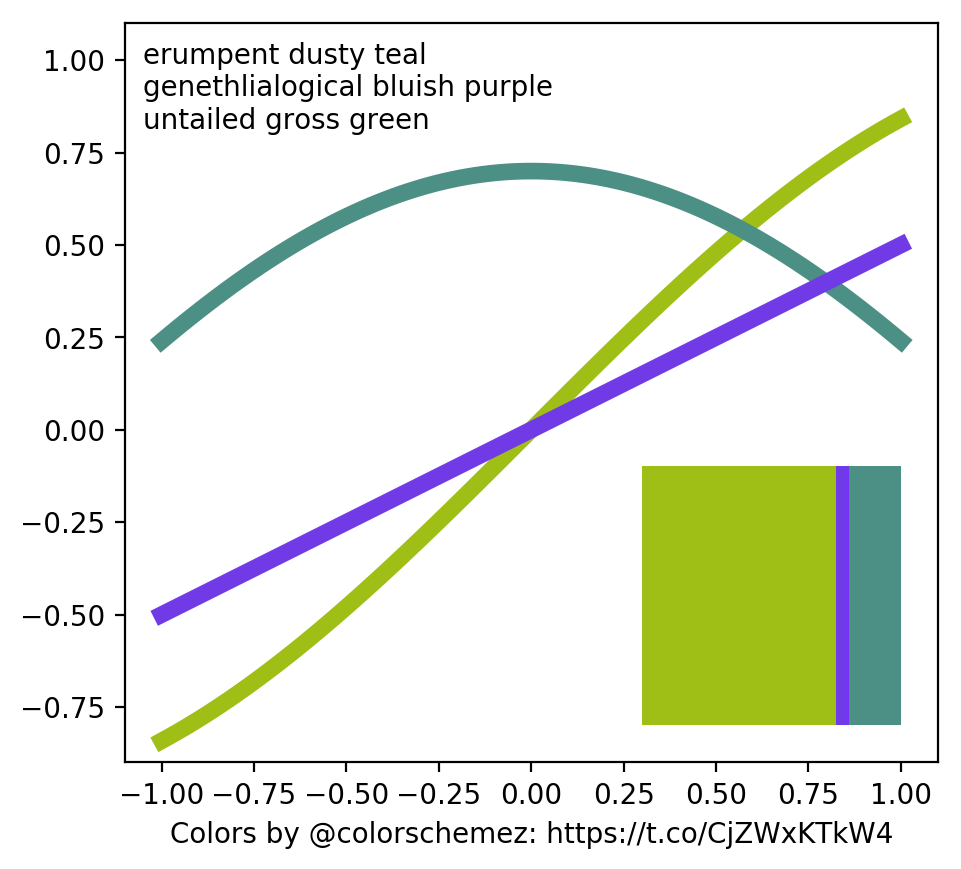

This chart was generated by the following Python code:
from ScientificColorschemez import Colorschemez
import matplotlib.pyplot as plt

cs = Colorschemez.latest()

for name, hexcode in zip(cs.colornames, cs.colors):
    print('%s: %s' % (hexcode, name))

fig, ax = plt.subplots()
cs.example_plot(ax)
fig.savefig('latest.png', dpi=200, bbox_inches='tight')
